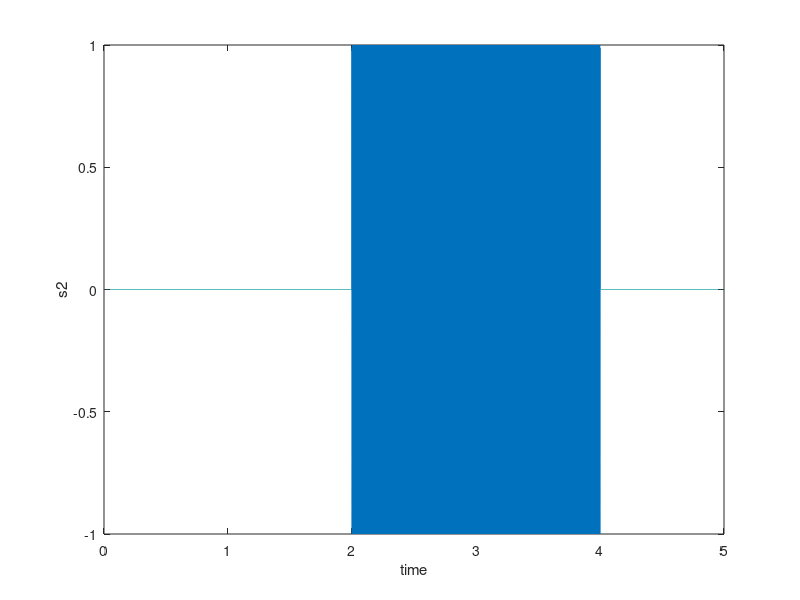

Source code (MATLAB):
clc, clear, close all;

t = 0:1/16000:1;
for k = 100:100:1000,
    s1 = cos(2*pi*k*t);
    soundsc(s1, 16000)
    pause(3)
end

cc1 = ((0:10)' < 3);
cc2 = ((0:10)' > 3);
cc3 = ((0:10)' <= 3);

t = 0:1/16000:5;
s1 = cos(2*pi*400*t);
s2 = s1.*(t > 2).*(t < 4);
plot(t,s2)
xlabel("time")
ylabel("s2")
soundsc(s2,16000)
    